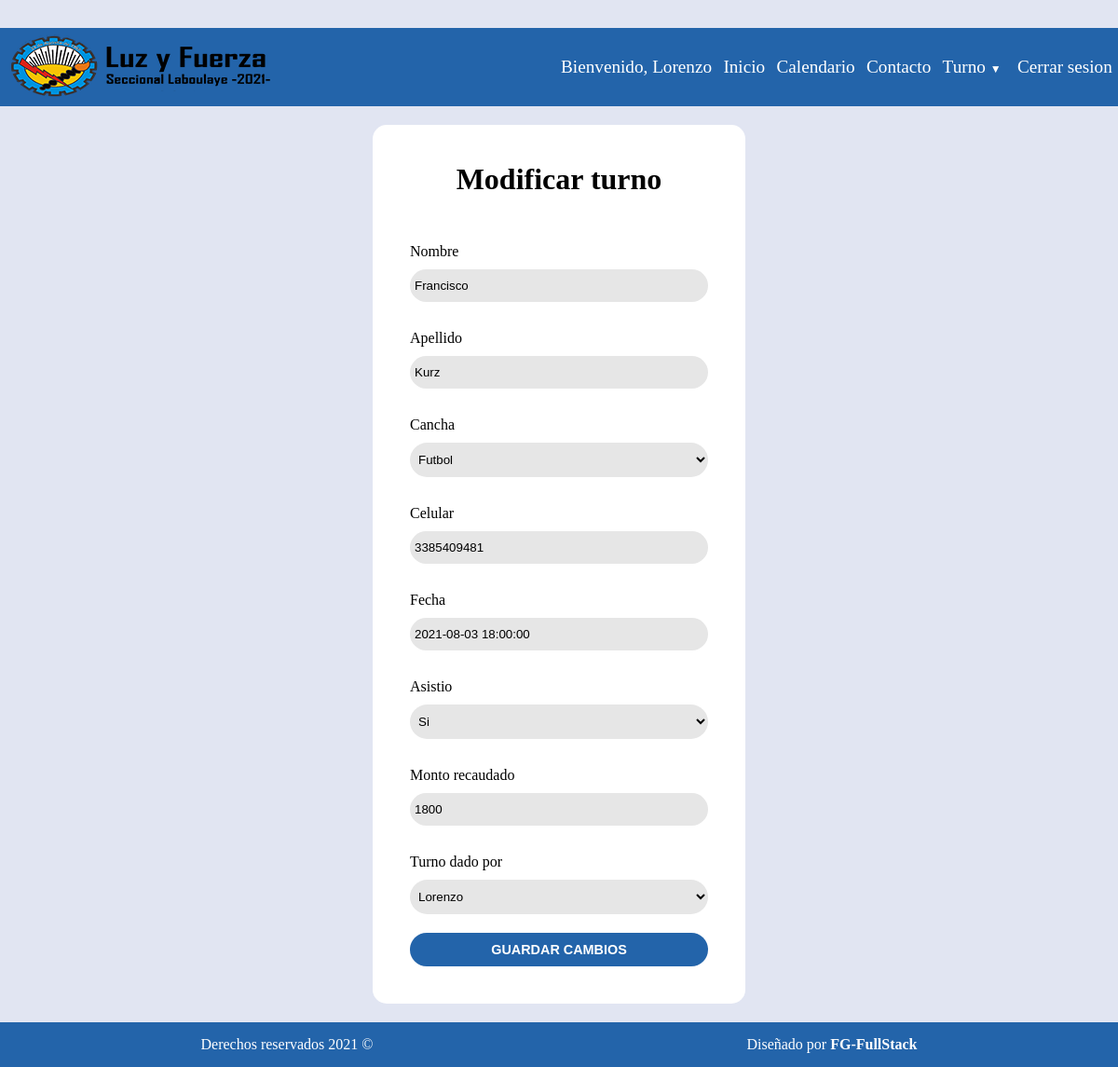
The page /turnos/editar/4 (signed in) on the database its author committed.
### turnos/models.py (models this page shows)
class Turno(models.Model):
    nombre = models.CharField(max_length=60)
    apellido = models.CharField(max_length=60)
    tipoCancha = models.CharField(max_length=60, choices= cancha)
    fecha = models.DateTimeField(verbose_name='Fecha y hora')
    celular = models.CharField("Celular", max_length = 11)
    asistio = models.CharField(max_length=9, choices= asistencia, default='Si')
    montoRecaudado = models.IntegerField(default=0)
    turnoDadoPor = models.ForeignKey(User, null=True, on_delete=models.CASCADE, related_name="TurnoDadoPor")

### turnos/views.py (the view)
# urls.py: path('editar/<int:pk>', views.editarTurno.as_view() , name='editarTurno')
class editarTurno(LoginRequiredMixin, UpdateView):
    model = Turno
    form_class = turnoForm
    template_name = "turnos/editarTurno.html"
    success_url = reverse_lazy('index')

### turnos/forms.py
class turnoForm(forms.ModelForm):
    class Meta:
        model = Turno
        fields = ('__all__')
        widgets = {
          'turnoDadoPor': forms.Select(),
          'fecha': forms.DateTimeInput()
    }

### templates/turnos/editarTurno.html (shortened to what this page needs)
{% extends 'base.html' %}
{% load static %}
{% block css %}
<link rel="stylesheet" href="https://cdn.jsdelivr.net/npm/flatpickr/dist/flatpickr.min.css">
{% endblock  %}
{% load widget_tweaks %}
{% block body %}
<main class="container">
    <div class="card">
        <div class="card-title">
            <h1>Modificar turno</h1>
        </div>
        <form class="form-inicio" action="" method="post">
                <label for="nombre" class="form-label">Nombre</label>
                {{ form.nombre|add_class:'form-control' }}
                <label for="apellido" class="form-label">Apellido</label>
                {{ form.apellido|add_class:'form-control' }}
                <label for="cancha" class="form-label">Cancha</label>
                {{ form.tipoCancha|add_class:'form-control' }}
                <label for="celular" class="form-label">Celular</label>
                {{ form.celular|add_class:'form-control' }}
                <label for="fecha" class="form-label">Fecha</label>
                {{ form.fecha|add_class:'form-control'}}
                <label for="asistio" class="form-label">Asistio</label>
                {{ form.asistio|add_class:'form-control' }}
                <label for="monto" class="form-label">Monto recaudado</label>
                {{ form.montoRecaudado|add_class:'form-control' }}
                <label for="turnoDado" class="form-label">Turno dado por</label>
                {{ form.turnoDadoPor }}
                <input type="submit" value="Guardar cambios" class="btn-inicio"/>
            </form>
    </div>
</main>
{% endblock  %}

### templates/base.html (shortened to what this page needs)
<!DOCTYPE html>
{% load static %}
<html lang="es">
<head>
    <link rel="stylesheet" href="{% static 'css/style.css' %}">
    {% block css %}
    {% endblock  %}
</head>
<body>
    {% block nav %}
    <nav class="navbar" id="nav">
        <div class="logo">
            <img class="img-logo" src="{% static 'img/logoNav3.png' %}" alt="Logo institucional">
        </div>
        <ul class="list">
            {% if user.is_authenticated %}
            <li class="list-item"><a href="#" class="list-item-link">Bienvenido, {{ user.username}}</a></li>
            {% endif %}
            <li class="list-item"><a href="{% url 'index' %}" class="list-item-link">Inicio</a></li>
            <li class="list-item"><a href="{% url 'calendario' %}" class="list-item-link">Calendario</a></li>
            <li class="list-item"><a href="{% url 'contacto' %}" class="list-item-link">Contacto</a></li>
            {% if user.is_authenticated %}
            <li class="list-item"><a href="" class="list-item-link"><label class="item-turno" for="submenu">Turno</label></a>
            </li>
            <li class="list-item"><a href="{% url 'logout' %}" class="list-item-link">Cerrar sesion</a></li>
            {% else %}
            <li class="list-item"><a href="{% url 'login' %}" class="list-item-link">Ingresar</a></li>
            {% endif %}
        </ul>
    </nav>
    {% endblock  %}
    {% block body %}
    {% endblock  %}
    {% block footer %}
    <footer class="container fixed-bottom" id="footer">
        <div class="footer">
            <div class="derechos">
                <p class="text-footer">Derechos reservados 2021 &copy</p>
            </div>
            <div class="dev">
                <p class="text-footer">Diseñado por <a class="dev-link" href="#">FG-FullStack</a></p>
            </div>
        </div>
    </footer>
    {% endblock  %}
</body>
</html>

### static/css/style.css (style rules this page uses)
:root { --blue: #2364aa; --light-gray: #e1e5f2; --yellow: #f9fa5f; --white: #fff; --black: #000; --gray: #b3b2b1; --gray-200: #dfe3df; --margin-bottom: 20px; }
* { box-sizing: border-box; margin: 0; padding: 0; }
img { max-width: 100%; }
body { background-color: var(--light-gray); }
.navbar { align-items: center; background-color: var(--blue); display: flex; flex-wrap: wrap; justify-content: space-around; margin-bottom: var(--margin-bottom); }
.logo { flex-grow: 1; }
.list { display: flex; flex-grow: 0.25; flex-wrap: wrap; font-size: 1.2em; justify-content: space-around; list-style: none; }
.list-item, .item-submenu { flex-grow: 1; text-align: center; }
.list-item-link, .item-submenu-link { color: var(--white); display: block; padding: 5px 0; text-decoration: none; }
.container { max-width: 100%; }
.item-turno::after { content: "\25BC"; margin: auto 5px; font-size: 12px; }
.card { background-color: var(--white); border-radius: 15px; margin: auto; margin-bottom: var(--margin-bottom); width: 25em; }
.card-title { text-align: center; padding-top: 40px; }
.form-inicio { display: flex; flex-direction: column; padding: 40px; margin: auto; }
.form-label { margin: 10px 0; }
.form-control { background: #e6e6e6; border-radius: 20px; border: none; padding: 10px 5px; margin-bottom: var(--margin-bottom); }
.btn-inicio { background-color: var(--blue); border-radius: 20px; border: none; color: var(--white); font-size: 0.9em; font-weight: bold; padding: 10px 5px; text-transform: uppercase; }
.footer { background-color: var(--blue); display: flex; font-size: 1em; justify-content: space-around; padding: 15px; }
.text-footer, .dev-link { color: var(--white); }
.dev-link { text-decoration: none; font-weight: bold; }

### rows shown on the page
Turno: nombre "Francisco", apellido "Kurz", tipoCancha "Futbol", celular "3385409481", fecha "2021-08-03 18:00:00", asistio "Si", montoRecaudado "1800", turnoDadoPor "Lorenzo"

### other values the page prints
{{ user.username }} "Lorenzo"
